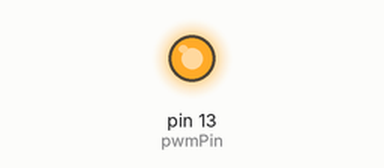
Simulated run of this sketch. Board: Arduino Uno, built with avr-gcc and run on an emulated ATmega328P. Parts: output pins drawn as LEDs (lit = HIGH). What the sketch prints to the serial monitor is not drawn.

Above: at 0.1 s.
Timing chart, 0 to 1.6 s (numbered marks = the images above):
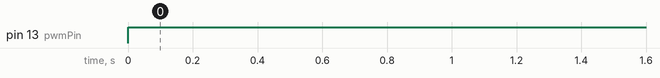

The sketch:

sketch_nov20a.ino
```cpp
const byte zcPin = 12; // D6
const byte pwmPin = 13; // D7
void setup() {
  // put your setup code here, to run once:
  pinMode(zcPin, INPUT_PULLUP);
  pinMode(pwmPin, OUTPUT);

}

void loop() {
  // put your main code here, to run repeatedly:
  Serial.begin(9600);

  for(int i = 10; i <= 255; i+10){
    Serial.println(i);
    digitalWrite(pwmPin, i);
   }

}
```

Measured:
- by itself, pin 13 (pwmPin): LOW → HIGH at 0.00 s
